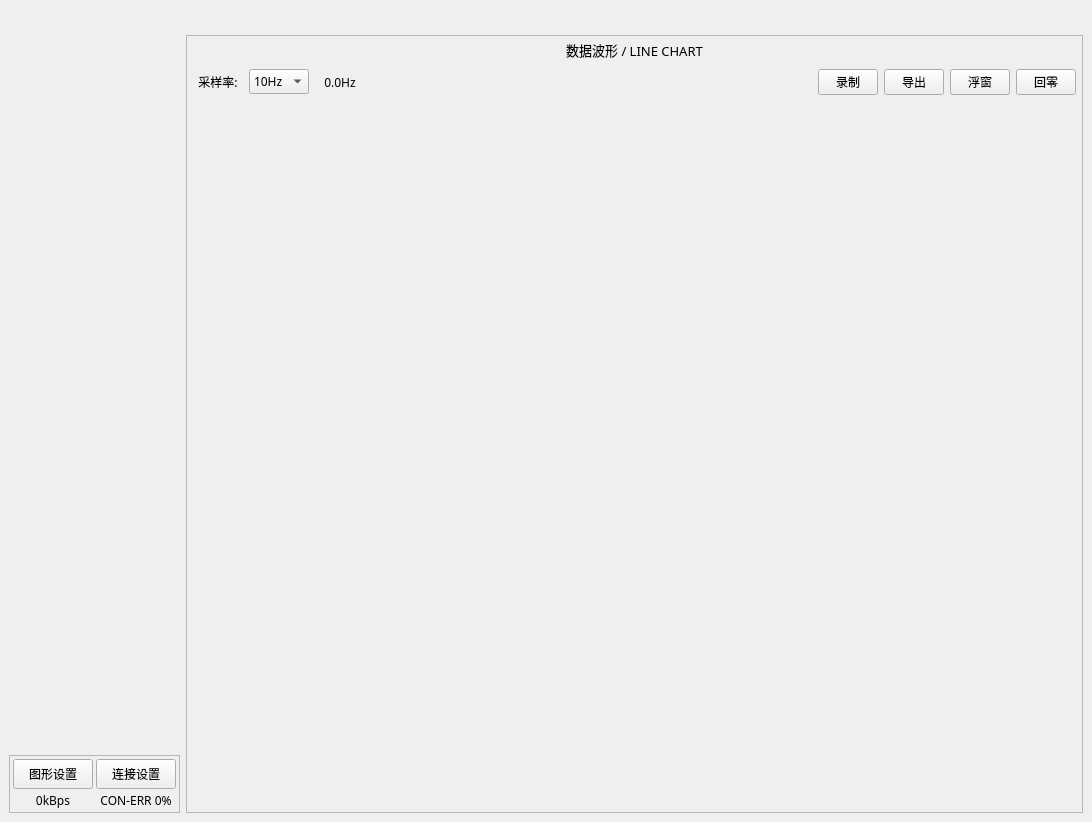
<?xml version='1.0' encoding='UTF-8'?>
<ui version="4.0">
 <class>MainWindow</class>
 <widget class="QMainWindow" name="MainWindow">
  <property name="geometry">
   <rect>
    <x>0</x>
    <y>0</y>
    <width>1092</width>
    <height>822</height>
   </rect>
  </property>
  <property name="minimumSize">
   <size>
    <width>0</width>
    <height>0</height>
   </size>
  </property>
  <property name="windowTitle">
   <string>MDP-P906 数控电源上位机</string>
  </property>
  <widget class="QWidget" name="centralwidget">
   <layout class="QVBoxLayout" name="verticalLayout_8" stretch="0,0">
    <item>
     <widget class="QLabel" name="label_36">
      <property name="minimumSize">
       <size>
        <width>0</width>
        <height>20</height>
       </size>
      </property>
      <property name="font">
       <font>
        <family>Sarasa Fixed SC SemiBold</family>
       </font>
      </property>
      <property name="text">
       <string />
      </property>
     </widget>
    </item>
    <item>
     <layout class="QHBoxLayout" name="horizontalLayout_13" stretch="0,1">
      <item>
       <layout class="QVBoxLayout" name="verticalLayout_12" stretch="1,0">
        <item>
         <widget class="QWidget" name="widgetDeviceArea">
          <layout class="QVBoxLayout" name="layoutDevices">
           <property name="spacing">
            <number>6</number>
           </property>
           <property name="leftMargin">
            <number>0</number>
           </property>
           <property name="topMargin">
            <number>0</number>
           </property>
           <property name="rightMargin">
            <number>0</number>
           </property>
           <property name="bottomMargin">
            <number>0</number>
           </property>
          </layout>
         </widget>
        </item>
        <property name="spacing">
         <number>6</number>
        </property>
        <property name="rightMargin">
         <number>0</number>
        </property>
        <item>
         <widget class="QFrame" name="frameSystemSetting">
          <property name="minimumSize">
           <size>
            <width>0</width>
            <height>0</height>
           </size>
          </property>
          <property name="font">
           <font>
            <family>Sarasa Fixed SC SemiBold</family>
           </font>
          </property>
          <property name="frameShape">
           <enum>QFrame::StyledPanel</enum>
          </property>
          <property name="frameShadow">
           <enum>QFrame::Plain</enum>
          </property>
          <layout class="QVBoxLayout" name="verticalLayout_13" stretch="0">
           <property name="leftMargin">
            <number>3</number>
           </property>
           <property name="topMargin">
            <number>3</number>
           </property>
           <property name="rightMargin">
            <number>3</number>
           </property>
           <property name="bottomMargin">
            <number>3</number>
           </property>
           <item>
            <layout class="QVBoxLayout" name="verticalLayout_14">
             <property name="spacing">
              <number>3</number>
             </property>
             <item>
              <layout class="QHBoxLayout" name="horizontalLayout_21">
               <property name="topMargin">
                <number>0</number>
               </property>
               <item>
                <widget class="QPushButton" name="btnGraphics">
                 <property name="minimumSize">
                  <size>
                   <width>0</width>
                   <height>30</height>
                  </size>
                 </property>
                 <property name="maximumSize">
                  <size>
                   <width>999</width>
                   <height>16777215</height>
                  </size>
                 </property>
                 <property name="font">
                  <font>
                   <family>Sarasa Fixed SC SemiBold</family>
                  </font>
                 </property>
                 <property name="text">
                  <string>图形设置</string>
                 </property>
                </widget>
               </item>
               <item>
                <widget class="QPushButton" name="btnSettings">
                 <property name="minimumSize">
                  <size>
                   <width>0</width>
                   <height>30</height>
                  </size>
                 </property>
                 <property name="maximumSize">
                  <size>
                   <width>999</width>
                   <height>16777215</height>
                  </size>
                 </property>
                 <property name="font">
                  <font>
                   <family>Sarasa Fixed SC SemiBold</family>
                  </font>
                 </property>
                 <property name="text">
                  <string>连接设置</string>
                 </property>
                </widget>
               </item>
              </layout>
             </item>
             <item>
              <layout class="QHBoxLayout" name="horizontalLayout_40">
               <property name="topMargin">
                <number>0</number>
               </property>
               <item>
                <widget class="QLabel" name="labelComSpeed">
                 <property name="font">
                  <font>
                   <family>Sarasa Fixed SC SemiBold</family>
                  </font>
                 </property>
                 <property name="text">
                  <string>0kBps</string>
                 </property>
                 <property name="alignment">
                  <set>Qt::AlignCenter</set>
                 </property>
                </widget>
               </item>
               <item>
                <widget class="QLabel" name="labelErrRate">
                 <property name="font">
                  <font>
                   <family>Sarasa Fixed SC SemiBold</family>
                  </font>
                 </property>
                 <property name="text">
                  <string>CON-ERR 0%</string>
                 </property>
                 <property name="alignment">
                  <set>Qt::AlignCenter</set>
                 </property>
                </widget>
               </item>
              </layout>
             </item>
            </layout>
           </item>
          </layout>
         </widget>
        </item>
       </layout>
      </item>
      <item>
       <widget class="QFrame" name="frameGraph">
        <property name="enabled">
         <bool>true</bool>
        </property>
        <property name="font">
         <font>
          <family>Sarasa Fixed SC SemiBold</family>
         </font>
        </property>
        <property name="frameShape">
         <enum>QFrame::StyledPanel</enum>
        </property>
        <property name="frameShadow">
         <enum>QFrame::Plain</enum>
        </property>
        <property name="lineWidth">
         <number>2</number>
        </property>
        <layout class="QVBoxLayout" name="verticalLayout_18">
         <property name="leftMargin">
          <number>3</number>
         </property>
         <property name="topMargin">
          <number>3</number>
         </property>
         <property name="rightMargin">
          <number>3</number>
         </property>
         <property name="bottomMargin">
          <number>3</number>
         </property>
         <item>
          <layout class="QVBoxLayout" name="verticalLayout_7" stretch="0,0,1">
           <property name="spacing">
            <number>6</number>
           </property>
           <property name="leftMargin">
            <number>3</number>
           </property>
           <property name="topMargin">
            <number>0</number>
           </property>
           <property name="rightMargin">
            <number>3</number>
           </property>
           <property name="bottomMargin">
            <number>6</number>
           </property>
           <item>
            <widget class="QLabel" name="label_14">
             <property name="minimumSize">
              <size>
               <width>500</width>
               <height>22</height>
              </size>
             </property>
             <property name="font">
              <font>
               <family>Sarasa Fixed SC SemiBold</family>
               <pointsize>10</pointsize>
               <italic>false</italic>
              </font>
             </property>
             <property name="text">
              <string>数据波形 / LINE CHART</string>
             </property>
             <property name="alignment">
              <set>Qt::AlignCenter</set>
             </property>
            </widget>
           </item>
           <item>
            <layout class="QHBoxLayout" name="horizontalLayout_27">
             <property name="topMargin">
              <number>2</number>
             </property>
             <property name="bottomMargin">
              <number>2</number>
             </property>
             <item>
              <widget class="QLabel" name="label_29">
               <property name="minimumSize">
                <size>
                 <width>50</width>
                 <height>0</height>
                </size>
               </property>
               <property name="font">
                <font>
                 <family>Sarasa Fixed SC SemiBold</family>
                </font>
               </property>
               <property name="text">
                <string>采样率:</string>
               </property>
               <property name="alignment">
                <set>Qt::AlignCenter</set>
               </property>
              </widget>
             </item>
             <item>
              <widget class="QComboBox" name="comboDataFps">
               <property name="minimumSize">
                <size>
                 <width>60</width>
                 <height>0</height>
                </size>
               </property>
               <property name="maximumSize">
                <size>
                 <width>55</width>
                 <height>16777215</height>
                </size>
               </property>
               <property name="font">
                <font>
                 <family>Sarasa Fixed SC SemiBold</family>
                </font>
               </property>
               <property name="toolTip">
                <string>设备输出数据请求频率</string>
               </property>
               <property name="currentIndex">
                <number>3</number>
               </property>
               <item>
                <property name="text">
                 <string>1Hz</string>
                </property>
               </item>
               <item>
                <property name="text">
                 <string>2Hz</string>
                </property>
               </item>
               <item>
                <property name="text">
                 <string>5Hz</string>
                </property>
               </item>
               <item>
                <property name="text">
                 <string>10Hz</string>
                </property>
               </item>
               <item>
                <property name="text">
                 <string>20Hz</string>
                </property>
               </item>
               <item>
                <property name="text">
                 <string>30Hz</string>
                </property>
               </item>
               <item>
                <property name="text">
                 <string>40Hz</string>
                </property>
               </item>
               <item>
                <property name="text">
                 <string>50Hz</string>
                </property>
               </item>
               <item>
                <property name="text">
                 <string>60Hz</string>
                </property>
               </item>
               <item>
                <property name="text">
                 <string>70Hz</string>
                </property>
               </item>
               <item>
                <property name="text">
                 <string>80Hz</string>
                </property>
               </item>
               <item>
                <property name="text">
                 <string>90Hz</string>
                </property>
               </item>
               <item>
                <property name="text">
                 <string>100Hz</string>
                </property>
               </item>
              </widget>
             </item>
             <item>
              <widget class="QLabel" name="labelFps">
               <property name="minimumSize">
                <size>
                 <width>50</width>
                 <height>0</height>
                </size>
               </property>
               <property name="font">
                <font>
                 <family>Sarasa Fixed SC SemiBold</family>
                </font>
               </property>
               <property name="toolTip">
                <string>实时采样率</string>
               </property>
               <property name="text">
                <string>0.0Hz</string>
               </property>
               <property name="alignment">
                <set>Qt::AlignCenter</set>
               </property>
              </widget>
             </item>
             <item>
              <spacer name="horizontalSpacer">
               <property name="font">
                <font>
                 <family>Sarasa Fixed SC SemiBold</family>
                </font>
               </property>
               <property name="orientation">
                <enum>Qt::Horizontal</enum>
               </property>
               <property name="sizeHint" stdset="0">
                <size>
                 <width>40</width>
                 <height>20</height>
                </size>
               </property>
              </spacer>
             </item>
             <item>
              <widget class="QPushButton" name="btnGraphRecord">
               <property name="maximumSize">
                <size>
                 <width>60</width>
                 <height>16777215</height>
                </size>
               </property>
               <property name="font">
                <font>
                 <family>Sarasa Fixed SC SemiBold</family>
                </font>
               </property>
               <property name="toolTip">
                <string>将原始数据记录到CSV文件，不受图形缓冲区限制</string>
               </property>
               <property name="text">
                <string>录制</string>
               </property>
              </widget>
             </item>
             <item>
              <widget class="QPushButton" name="btnGraphDump">
               <property name="maximumSize">
                <size>
                 <width>60</width>
                 <height>16777215</height>
                </size>
               </property>
               <property name="font">
                <font>
                 <family>Sarasa Fixed SC SemiBold</family>
                </font>
               </property>
               <property name="toolTip">
                <string>导出当前数据缓冲区的有效数据</string>
               </property>
               <property name="text">
                <string>导出</string>
               </property>
              </widget>
             </item>
             <item>
              <widget class="QPushButton" name="btnRecordFloatWindow">
               <property name="maximumSize">
                <size>
                 <width>60</width>
                 <height>16777215</height>
                </size>
               </property>
               <property name="font">
                <font>
                 <family>Sarasa Fixed SC SemiBold</family>
                </font>
               </property>
               <property name="toolTip">
                <string>切换数据监控悬浮窗</string>
               </property>
               <property name="text">
                <string>浮窗</string>
               </property>
              </widget>
             </item>
             <item>
              <widget class="QPushButton" name="btnRecordClear">
               <property name="maximumSize">
                <size>
                 <width>60</width>
                 <height>16777215</height>
                </size>
               </property>
               <property name="font">
                <font>
                 <family>Sarasa Fixed SC SemiBold</family>
                </font>
               </property>
               <property name="toolTip">
                <string>清零平均功率和能量累计</string>
               </property>
               <property name="text">
                <string>回零</string>
               </property>
              </widget>
             </item>
            </layout>
           </item>
           <item>
            <widget class="QWidget" name="widgetGraphViews" native="true">
             <layout class="QVBoxLayout" name="layoutGraphViews">
              <property name="spacing">
               <number>6</number>
              </property>
              <property name="leftMargin">
               <number>0</number>
              </property>
              <property name="topMargin">
               <number>0</number>
              </property>
              <property name="rightMargin">
               <number>0</number>
              </property>
              <property name="bottomMargin">
               <number>0</number>
              </property>
             </layout>
            </widget>
           </item>
          </layout>
         </item>
        </layout>
       </widget>
      </item>
     </layout>
    </item>
   </layout>
  </widget>
 </widget>
 <customwidgets>
  <customwidget>
   <class>PlotWidget</class>
   <extends>QWidget</extends>
   <header>pyqtgraph</header>
   <container>1</container>
  </customwidget>
 </customwidgets>
 <resources />
 <connections />
</ui>
